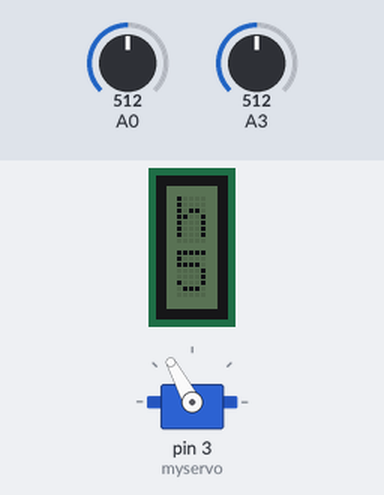
A sketch run on a simulated Arduino Uno, built with avr-gcc and run on an emulated ATmega328P. Shown: 1×2 character LCD, servo. The inputs (shaded band) are chosen by the test bench; at power-on: A3 = 512, A0 = 512. Random numbers use the default seed unless the sketch sets one.

Above: at 2.2 s.
2.3 s: A3 set to 716
At 2.61 s:
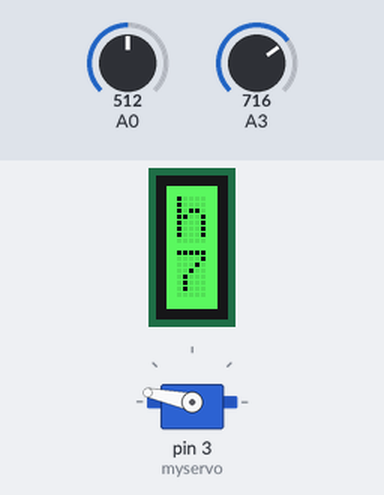
4.2 s: A3 set to 11
At 4.65 s:
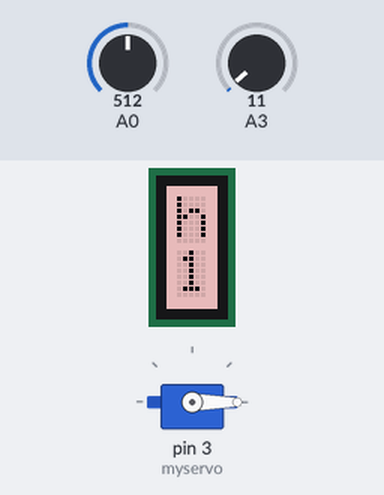
6.2 s: A3 set to 8
At 6.69 s:
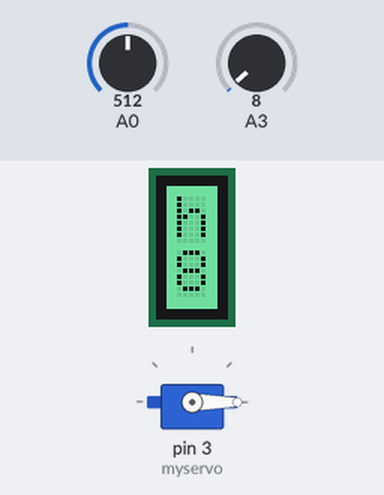
8.2 s: A3 set to 122
At 8.52 s:
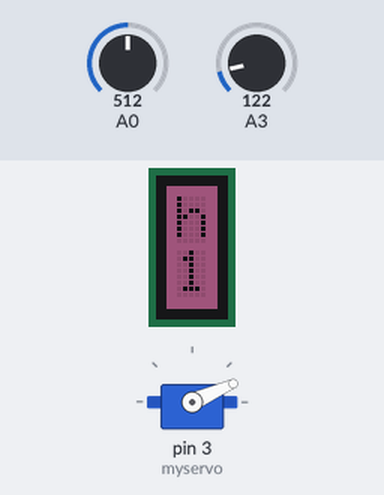
10.1 s: A3 set to 306
At 10.77 s:
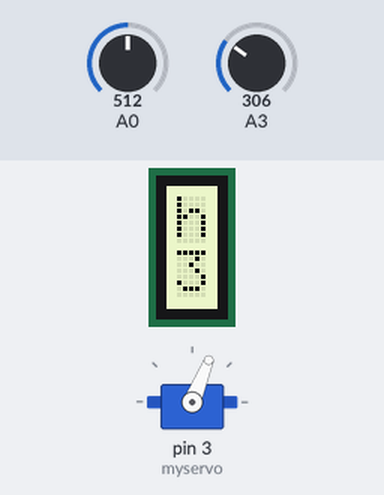
12.3 s: A3 set to 900
At 12.62 s:
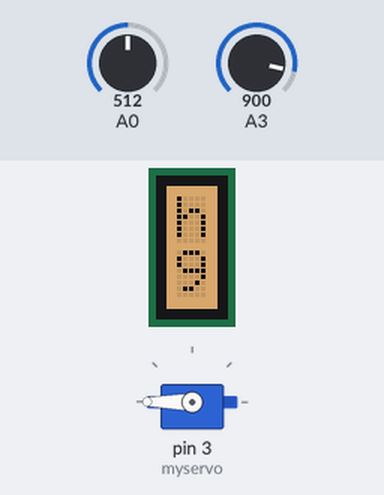
Timing chart, 0 to 15.3 s (numbered marks = the images above; inputs shaded):
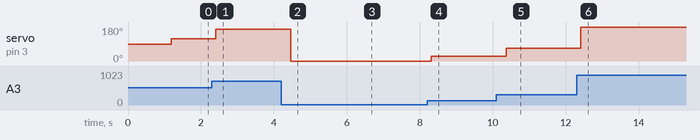

Measured:
- the behaviour switches between 10 and 9 on A3 (found by bisection; images 2 and 3)
- after the input at 2.3 s, servo on pin 3 (myservo): 118° → 168° after 0.11 s
- after the input at 4.2 s, servo on pin 3 (myservo): 168° → 0° after 0.26 s
- after the input at 8.2 s, servo on pin 3 (myservo): 0° → 24° after 0.12 s
- after the input at 10.1 s, servo on pin 3 (myservo): 24° → 68° after 0.27 s
- after the input at 12.3 s, servo on pin 3 (myservo): 68° → 180° after 0.12 s

The sketch:

disco.ino
```cpp
// (licence header left out)
#include <Wire.h>
#include "rgb_lcd.h"
#include <math.h>
#include <Servo.h>
#include <Grove_LED_Bar.h>
int a,b;
float temperature;
int B=3975;                  //B value of the thermistor
float resistance;
rgb_lcd lcd;


const int colorR = 100;
const int colorG = 50;
const int colorB = 120;

Servo myservo;

void setup()
{
    // set up the LCD's number of columns and rows:
    lcd.begin(1, 2);

    //lcd.setRGB(colorR, colorG, colorB);
    myservo.attach(3);
    // Print a message to the LCD.
    lcd.print("hello, world!");
    randomSeed(analogRead(1));
    delay(1000);


}

void loop()
{
    a=analogRead(0);
    b = analogRead(3);
    resistance=(float)(1023-a)*10000/a; //get the resistance of the sensor;
    temperature=1/(log(resistance/10000)/B+1/298.15)-273.15;
    // set the cursor to column 0, line 1
    // (note: line 1 is the second row, since counting begins with 0):
    lcd.setCursor(0, 1);
    // print the number of seconds since reset:

    int red = random(0,255);
    int blu = random(0,255);
    int gre = random(0,255);
    lcd.setRGB(red, blu, gre);

  int value = analogRead(A0);
  value = map(b, 22, 764, 0, 180);


  delay(100);

  lcd.print(b);

  myservo.write(value);

    delay(100);
}

/*********************************************************************************************************
  END FILE
*********************************************************************************************************/
```
